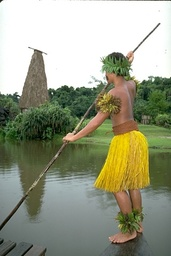
#> input picture course_design/EFG_BPP_package/images/101087.jpg, 171 x 256 px, shrunk from 321 x 481 before the run, found by its file name; its folder holds only this picture in this run
$ python segment.py
#> lines starting #> are read from the running program, lines starting #| are printed output that depends on the picture; after the words box and inside, x2 and y2 are one past the last pixel; in counts of white or black regions, pixels touching at a corner belong together
### course_design/src/utils.py
import cv2
import numpy as np
from skimage.feature import local_binary_pattern
from collections import deque


def enhanced_otsu_seeding(img_rgb):
    # Step 1: 转换至LAB空间
    img_lab = cv2.cvtColor(img_rgb, cv2.COLOR_RGB2LAB)
    L, A, B = cv2.split(img_lab)

    # Step 2: 加权Otsu全局阈值
    T_global, otsu_thresh = cv2.threshold(L, 0, 255, cv2.THRESH_OTSU)
    # print(f"T_global (calculated): {T_global}")
    # Step 3: 局部方差动态修正
    window_size = 50
    local_var = cv2.boxFilter(L**2, -1, (window_size, window_size)) - cv2.boxFilter(L, -1, (window_size, window_size))**2
    T_local = np.where(local_var > 100, T_global * 1.2, T_global)
    # print(f"T_local:{T_local}")
    # Step 4: 颜色相似性筛选
    mean_A = cv2.mean(A)[0]
    mean_B = cv2.mean(B)[0]
    delta_E = np.sqrt((A - mean_A)**2 + (B - mean_B)**2)
    # [7 lines of commented-out code are left out]

    seeds = (L > T_local) & (delta_E < 15)

    # Step 5: 形态学优化
    # cv2.imwrite("seeds_before.png", seeds * 255)
    kernel = cv2.getStructuringElement(cv2.MORPH_CROSS, (3,3))
    seeds = cv2.erode(seeds.astype(np.uint8), kernel)
    # cv2.imwrite("seeds_after.png", seeds * 255)
    # 连通区域过滤
    _, labels = cv2.connectedComponents(seeds)
    for label in np.unique(labels):
        if label == 0: continue
        mask = labels == label
        density = np.sum(mask) / (np.prod(mask.shape))
        if density < 0.001: seeds[mask] = 0
    # print(np.any(seeds))
    # cv2.imwrite("seeds.png", seeds * 255)
    return seeds

def compute_lbp_texture(image_gray):
    # 使用 uniform LBP
    lbp = local_binary_pattern(image_gray, P=8, R=1, method='uniform')
    return lbp

def region_growing_with_texture_and_edges(image, seeds, color_thresh=40, texture_thresh=3.0):
    H, W, _ = image.shape
    visited = np.zeros((H, W), dtype=bool)
    output_mask = np.zeros((H, W), dtype=np.uint8)

    # 颜色转 Lab 空间更鲁棒
    image_lab = cv2.cvtColor(image, cv2.COLOR_RGB2Lab)
    gray = cv2.cvtColor(image, cv2.COLOR_RGB2GRAY)

    # 提取纹理
    lbp = compute_lbp_texture(gray)

    # 边缘检测
    filtered = cv2.bilateralFilter(gray, d=5, sigmaColor=25, sigmaSpace=25)
    edges = cv2.Canny(filtered, 100, 150)
    kernel = cv2.getStructuringElement(cv2.MORPH_RECT, (3, 3))
    edges_closed = cv2.morphologyEx(edges, cv2.MORPH_CLOSE, kernel)

    combined_edges = edges_closed
    # combined_edges = edges
    # cv2.imwrite("edges_result.png", combined_edges)
    # cv2.imwrite("filtered.png", filtered)


    # 方向：四邻域
    directions = [(-1,0), (1,0), (0,-1), (0,1)]

    for seed in seeds:
        y, x = seed
        seed_color = image_lab[y, x].astype(np.float32)
        seed_texture = lbp[y, x]

        region_colors = [seed_color]
        region_textures = [seed_texture]

        queue = deque()
        queue.append((x, y))
        visited[y, x] = True
        output_mask[y, x] = 1

        while queue:
            cx, cy = queue.popleft()
            for dx, dy in directions:
                nx, ny = cx + dx, cy + dy
                if 0 <= nx < W and 0 <= ny < H and not visited[ny, nx]:
                    if combined_edges[ny, nx] > 0:
                        continue
                    color = image_lab[ny, nx]
                    texture = lbp[ny, nx]

                    mean_color = np.mean(region_colors, axis=0)
                    mean_texture = np.mean(region_textures)

                    color_dist = np.linalg.norm(color - mean_color)
                    texture_dist = abs(texture - mean_texture)

                    if color_dist < color_thresh and texture_dist < texture_thresh:
                        visited[ny, nx] = True
                        output_mask[ny, nx] = 1
                        region_colors.append(color)
                        region_textures.append(texture)
                        queue.append((nx, ny))
    # cv2.imwrite("region_grow_result.png", output_mask * 255)
    return output_mask

def morphological_refinement(mask):
    """自适应形态学后处理"""
    # 计算前景区域面积
    area = cv2.countNonZero(mask)

    # 动态选择结构元素尺寸
    kernel_size = max(2, int(np.sqrt(area)/200))
    kernel = cv2.getStructuringElement(cv2.MORPH_ELLIPSE, (kernel_size, kernel_size))

    # 分步处理
    # 步骤1: 闭运算填充小孔洞
    closed = cv2.morphologyEx(mask, cv2.MORPH_CLOSE, kernel, iterations=1)

    # 步骤2: 开运算去除孤立噪声
    opened = cv2.morphologyEx(closed, cv2.MORPH_OPEN, kernel, iterations=1)
    refined = opened
    # [5 lines of commented-out code are left out]
    return refined

### course_design/src/segment.py
import cv2
from utils import *
import os
import time


def main():
    # 读取输入图像
    input_folder = "EFG_BPP_package\images"
    output_folder = "result"
    # 确保输出文件夹存在
    if not os.path.exists(output_folder):
        os.makedirs(output_folder)
    processing_times = []
    # 遍历输入文件夹中的所有文件
    for file_name in os.listdir(input_folder):
        # 构造完整的文件路径
        input_path = os.path.join(input_folder, file_name)
        # print(input_path)
        output_path = os.path.join(output_folder, file_name)

    # img_name = "2084"
    # img_type = "png"
    # img_path = r"EFG_BPP_package\images" + "\\" + img_name + "." + img_type
        img = cv2.imread(input_path)
#> img is the input picture: shape (256, 171, 3); mean B, G, R 133.5, 156.1, 153
        # img_lab = cv2.cvtColor(img, cv2.COLOR_BGR2LAB)
        img_rgb = cv2.cvtColor(img, cv2.COLOR_BGR2RGB)


        start_time = time.time()
        # 设置种子点
        # h, w = img_rgb.shape[:2]
        # window_sizes = [3,5,7]
        seeds = enhanced_otsu_seeding(img_rgb)
#> in enhanced_otsu_seeding, `img_lab = cv2.cvtColor(img_rgb, cv2.COLOR_RGB2LAB)`: img_lab: shape (256, 171, 3); mean of channels 0, 1, 2 159.8, 123.5, 139.5
#> in enhanced_otsu_seeding, `T_global, otsu_thresh = cv2.threshold(L, 0, 255, cv2.THRESH_OTSU)`:
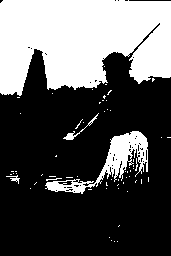
#> otsu_thresh: shape (256, 171); 34.7% white; 63 white regions (59 under 20 px), largest, box (x1, y1, x2, y2) and area: (0, 0, 171, 96) 13140, (45, 131, 148, 194) 1720, (63, 113, 99, 140) 108, (6, 175, 20, 184) 42
#> in enhanced_otsu_seeding, `T_global, otsu_thresh = cv2.threshold(L, 0, 255, cv2.THRESH_OTSU)`: T_global = 179
#> in enhanced_otsu_seeding, `T_local = np.where(local_var > 100, T_global * 1.2, T_global)`:
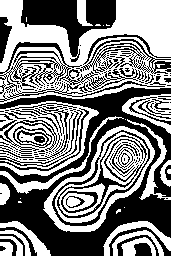
#> T_local: shape (256, 171) float64; values 179 (black) and 214.8 (white), 50.7% white; 174 black regions (126 under 20 px), largest, box (x1, y1, x2, y2) and area: (0, 87, 171, 256) 9692, (21, 0, 116, 62) 2628, (0, 42, 165, 102) 1882
#> in enhanced_otsu_seeding, `mean_A = cv2.mean(A)[0]`: mean_A = 123.5
#> in enhanced_otsu_seeding, `mean_B = cv2.mean(B)[0]`: mean_B = 139.5
#> in enhanced_otsu_seeding, `seeds = (L > T_local) & (delta_E < 15)`: seeds: shape (256, 171) bool; 30.4% white; 39 white regions (34 under 20 px), largest, box (x1, y1, x2, y2) and area: (0, 0, 171, 96) 13011, (48, 181, 62, 191) 60, (71, 184, 94, 189) 41, (71, 181, 89, 185) 35, (12, 175, 20, 183) 22
#> in enhanced_otsu_seeding, `seeds = cv2.erode(seeds.astype(np.uint8), kernel)`: seeds: shape (256, 171); values 0 (black) and 1 (white), 28.7% white; 6 white regions (4 under 20 px), largest, box (x1, y1, x2, y2) and area: (0, 0, 171, 95) 12513, (49, 182, 58, 190) 33
#> in enhanced_otsu_seeding, `_, labels = cv2.connectedComponents(seeds)`:
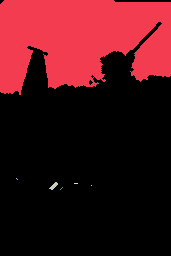
#> labels: shape (256, 171) int32; 7 distinct labels, from 0 to 6; one colour per label, 0 black
#> the loop in enhanced_otsu_seeding, `for label in np.unique(labels):` made 7 passes
#> density on passes 2 to 7: 0.286, 4.57e-05, 0.000754, 9.14e-05, 2.28e-05, 6.85e-05
        seeds_coordinates = np.argwhere(seeds == 1)
#> seeds_coordinates = 12513 pairs, first value 0 to 94, second value 0 to 170

        # [5 lines of commented-out code are left out]
        denoised = cv2.GaussianBlur(img_rgb, (5, 5), sigmaX=1.0)
        # denoised_bgr = cv2.cvtColor(denoised, cv2.COLOR_RGB2BGR)
        # cv2.imwrite("denoised.png", denoised_bgr)
        result = region_growing_with_texture_and_edges(denoised, seeds_coordinates)
#> in region_growing_with_texture_and_edges, `H, W, _ = image.shape`: H = 256; W = 171
#> in region_growing_with_texture_and_edges, `image_lab = cv2.cvtColor(image, cv2.COLOR_RGB2Lab)`: image_lab: shape (256, 171, 3); mean of channels 0, 1, 2 160, 123.5, 139.5
#> in compute_lbp_texture, `lbp = local_binary_pattern(image_gray, P=8, R=1, method='uniform')`:
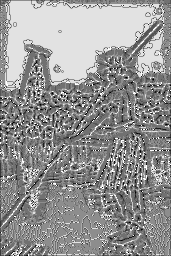
#> lbp: shape (256, 171) float64; min 0, max 9, mean 5.27; drawn with min black and max white
#> in region_growing_with_texture_and_edges, `edges = cv2.Canny(filtered, 100, 150)`: edges: shape (256, 171); 3.6% white in thin lines or dots
#> in region_growing_with_texture_and_edges, `edges_closed = cv2.morphologyEx(edges, cv2.MORPH_CLOSE, kernel)`:
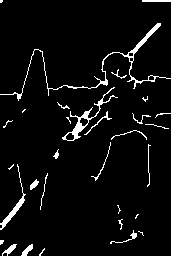
#> edges_closed: shape (256, 171); 4.7% white; 31 white regions (11 under 20 px), largest, box (x1, y1, x2, y2) and area: (0, 23, 171, 101) 641, (62, 87, 118, 141) 345, (0, 164, 26, 230) 215
#> the loop in region_growing_with_texture_and_edges, `for seed in seeds:` made 12513 passes
#> (seed, seed_texture) on passes 1 to 3: ([0, 4], 3), ([0, 5], 3), ([0, 6], 3)
#> after the loop in region_growing_with_texture_and_edges, `for seed in seeds:`:
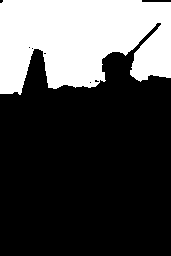
#> output_mask: shape (256, 171); values 0 (black) and 1 (white), 29.3% white; 1 white region, box (x1, y1, x2, y2) and area: (0, 0, 171, 95) 12819

        refined = morphological_refinement(result)
#> in morphological_refinement, `area = cv2.countNonZero(mask)`: area = 12819
#> in morphological_refinement, `kernel_size = max(2, int(np.sqrt(area)/200))`: kernel_size = 2
#> in morphological_refinement, `kernel = cv2.getStructuringElement(cv2.MORPH_ELLIPSE, (kernel_size, ke..`: kernel = [[0, 1], [1, 1]]
#> in morphological_refinement, `closed = cv2.morphologyEx(mask, cv2.MORPH_CLOSE, kernel, iterations=1)`: closed: shape (256, 171); values 0 (black) and 1 (white), 29.6% white; 1 white region, box (x1, y1, x2, y2) and area: (0, 0, 171, 96) 12943
#> in morphological_refinement, `opened = cv2.morphologyEx(closed, cv2.MORPH_OPEN, kernel, iterations=1)`:
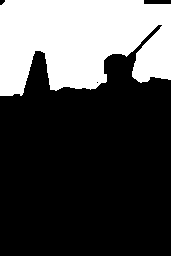
#> opened: shape (256, 171); values 0 (black) and 1 (white), 29.8% white; 1 white region, box (x1, y1, x2, y2) and area: (0, 0, 171, 96) 13063

        end_time = time.time()
        cv2.imwrite(output_path, refined * 255)

        processing_time = end_time - start_time
        processing_times.append(processing_time)
        print(f"Processed {file_name} in {processing_time:.2f} seconds")

    mean_time = np.mean(processing_times)
    std_time = np.std(processing_times)
    print(f"Average processing time: {mean_time:.2f} seconds")
    print(f"Standard deviation of processing time: {std_time:.2f} seconds")
        # [30 lines of commented-out code are left out]


if __name__ == '__main__':
    # execution_time = timeit.timeit(main, number=1)
    # print(f"Total execution time: {execution_time:.2f} seconds")
    main()
